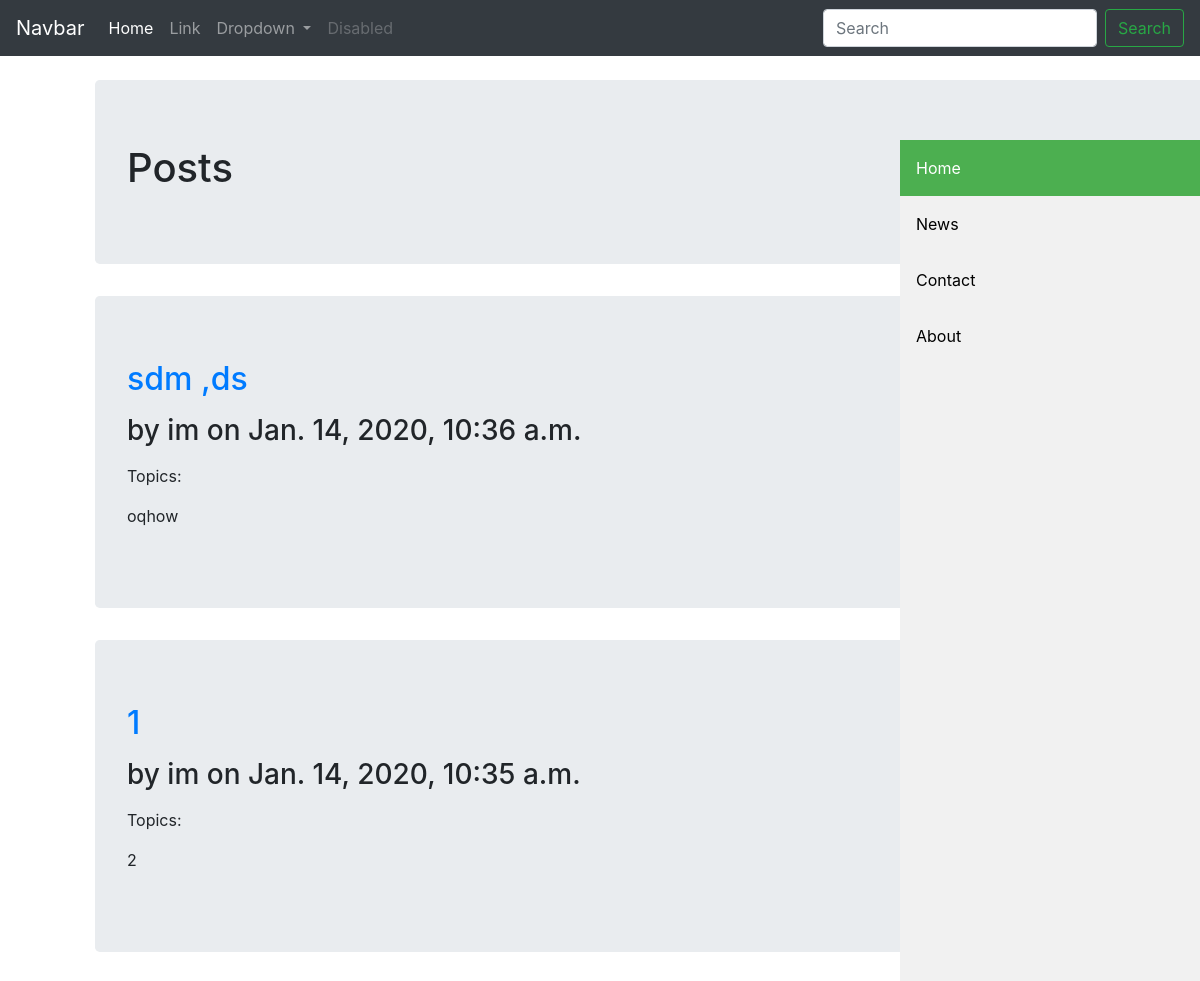
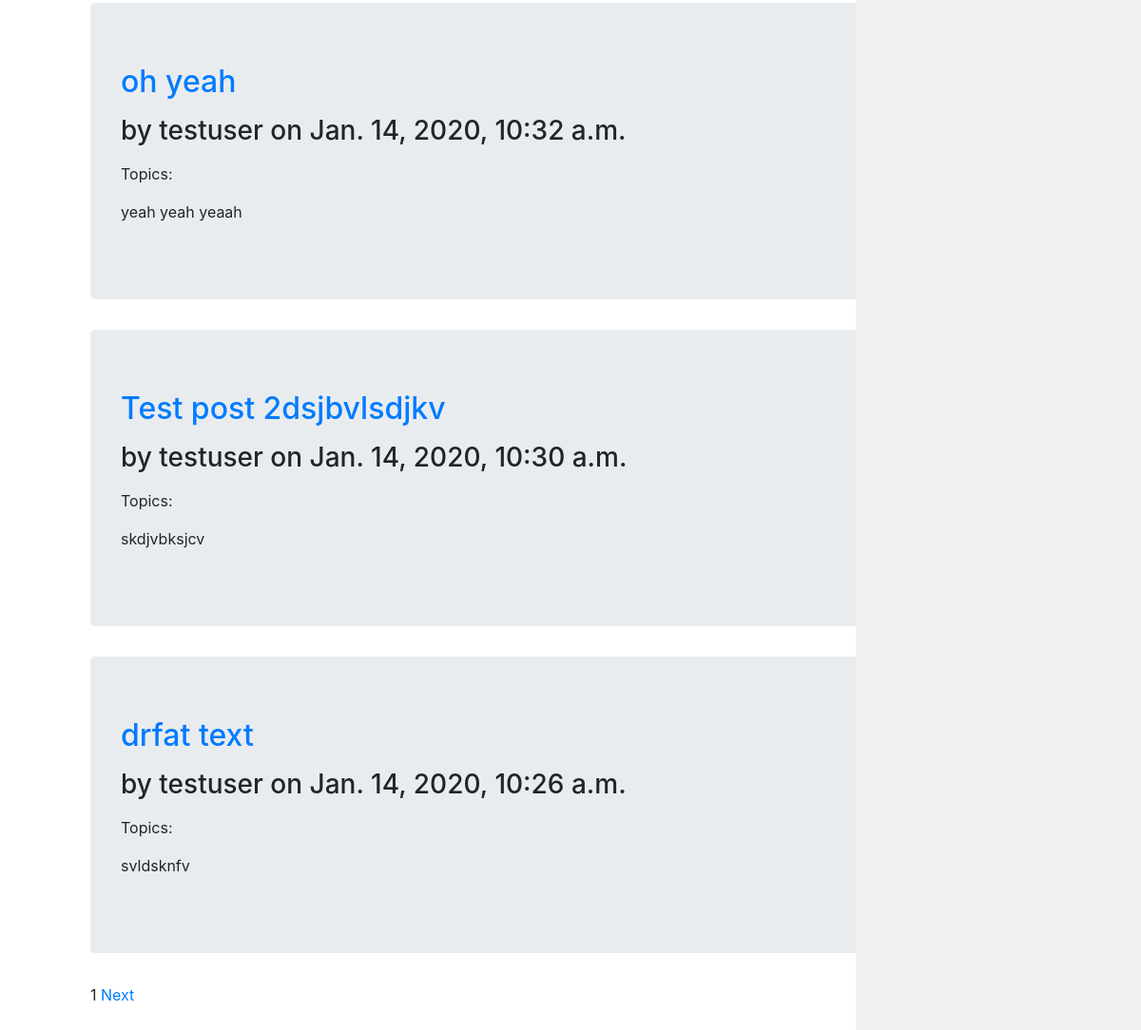
The app's page /posts/, older data (2 pictures, top to bottom).
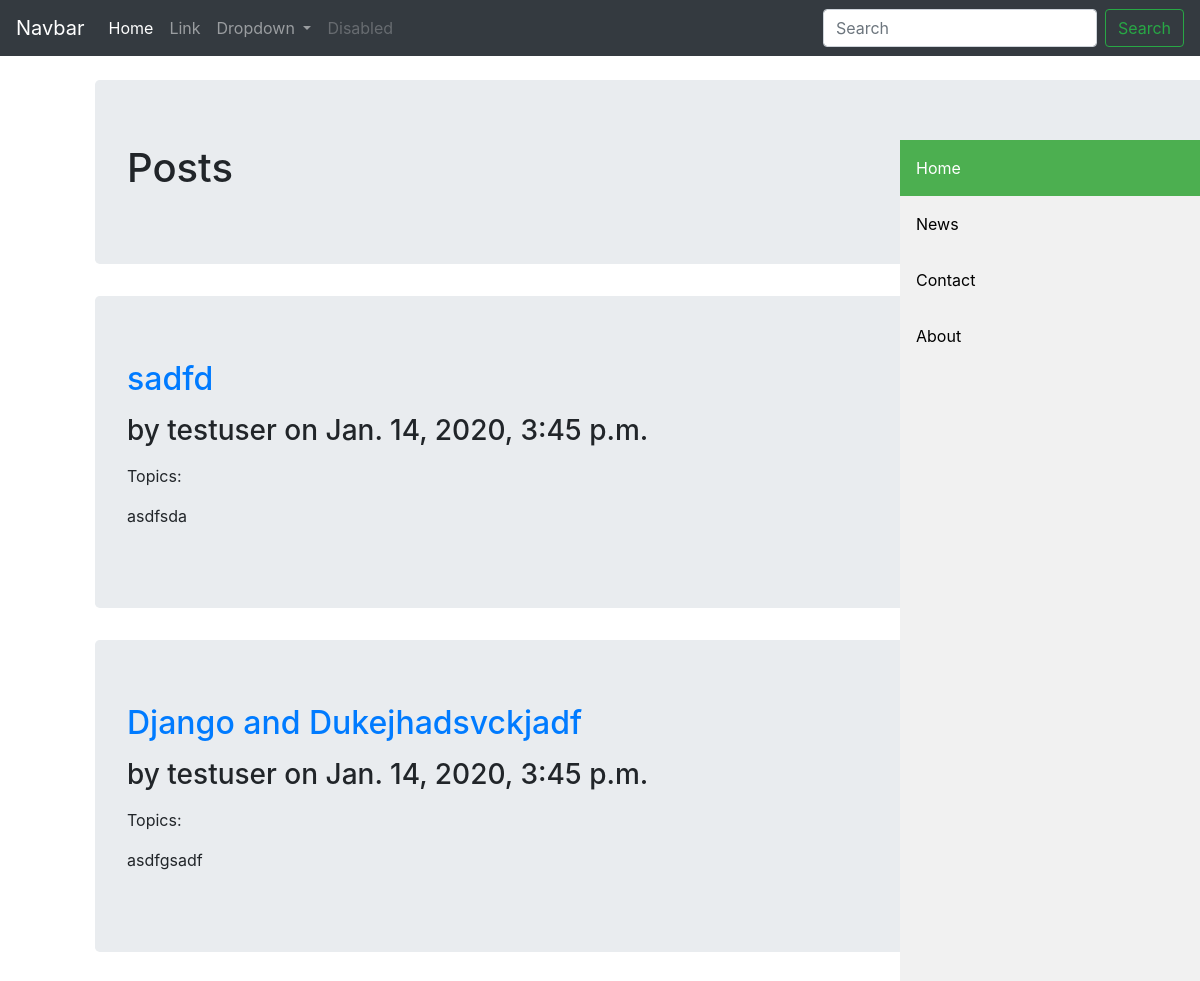
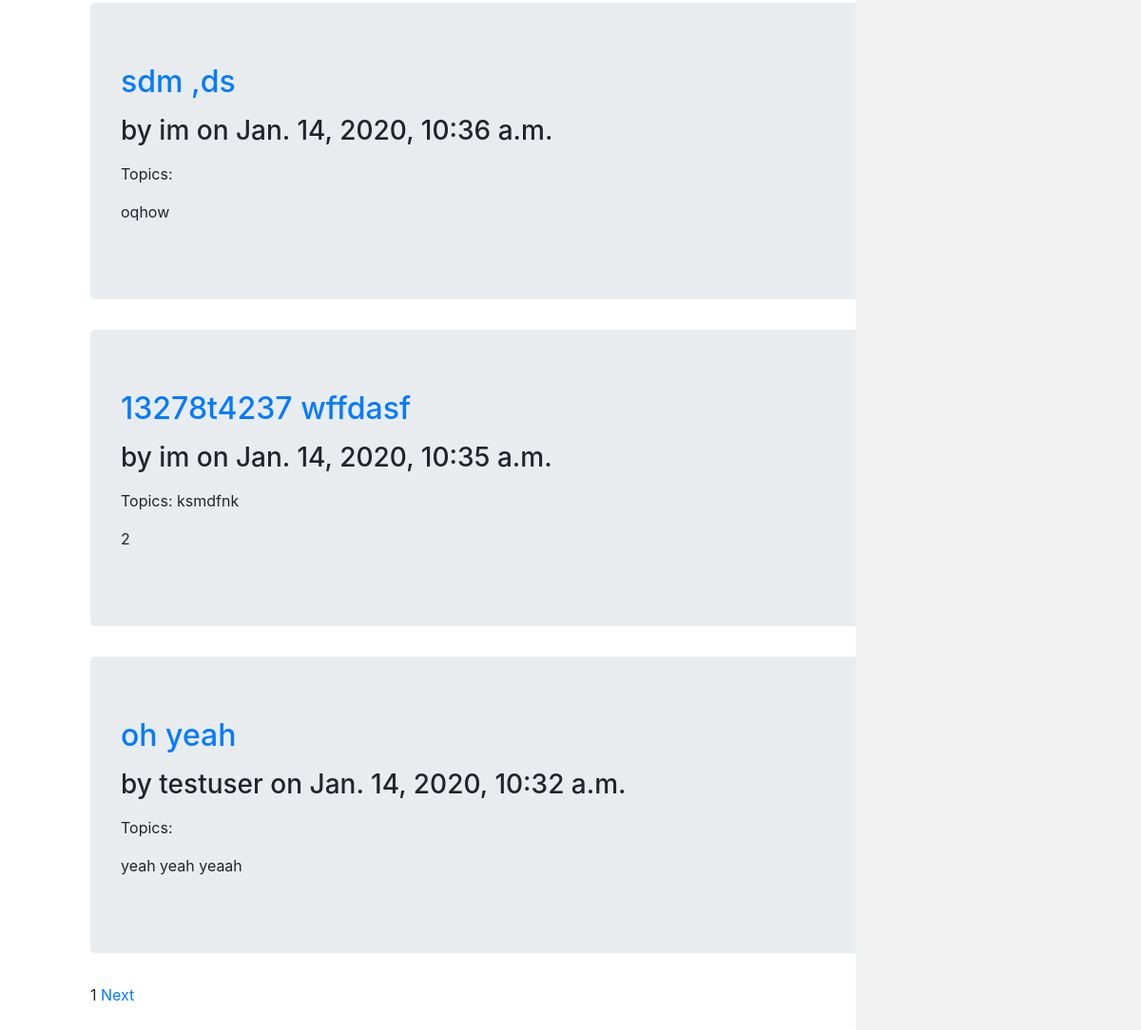
The same page, newer data (2 pictures, top to bottom).
### posts/models.py (models this page shows, shortened)
class Post(models.Model):
	STATUS_CHOICES = (('draft', 'Draft'), ('published', 'Published'),)
	title = models.CharField(max_length=250)
	slug = models.SlugField(max_length=250, unique=True)
	author = models.ForeignKey(User, on_delete=models.CASCADE, related_name='posts')
	body = models.TextField()
	publish = models.DateTimeField(default=timezone.now)
	created = models.DateTimeField(auto_now_add=True)
	updated = models.DateTimeField(auto_now=True)
	status = models.CharField(max_length=10, choices=STATUS_CHOICES, default='draft')
	objects = models.Manager()
	published = PublishedManager()
	drafts = DraftManager()
	topics = TaggableManager()
	class Meta:
		ordering = ('-publish',)
	def get_absolute_url(self):
		return reverse('posts:post_detail', args=[self.pk, self.slug])

### posts/views.py (the view)
# urls.py: path('', views.posts_home, name='posts_home'),
def posts_home(request):
	object_list = Post.published.all()
	paginator = Paginator(object_list, 5)
	page = request.GET.get('page')
	try:
		posts = paginator.page(page)
	except PageNotAnInteger:
		posts = paginator.page(1)
	except EmptyPage:
		posts = paginator.page(paginator.num_pages)
	return render(request, 'posts/posts_home.html', {'posts':posts, 'page': page})

### posts/models.py (called while the page is built)
	def get_queryset(self):
		return super(PublishedManager, self).get_queryset().filter(status='published')

### posts/templatetags/posts_tags.py (called while the page is built)
@register.filter(name='markdown')
def markdown_format(text):
	return mark_safe(markdown.markdown(text))

### templates/posts/posts_home.html (shortened to what this page needs)
{%extends 'base.html'%}
{%load posts_tags%}
{%block content%}
<h1>Posts</h1>
{%endblock%}
{%block content_no_jt%}
{%for post in posts%}
<div class="jumbotron">
	<a href="{{ post.get_absolute_url }}"><h2>{{post.title}}</h2></a>
<p>
	<h3> by {{post.author}} on {{post.publish}}</h3>
</p>
<p>Topics: {{post.topics.all|join:", "}}</p>
{{post.body|markdown|truncatewords_html:10}}
</div>
{%endfor%}
{%include 'posts/pagination.html' with page=posts%}
{%endblock%}

Row changes from the older to the newer data that the page shows:
no longer on this page (row unchanged): Post: title "Test post 2dsjbvlsdjkv", author "testuser", publish "Jan. 14, 2020, 10:30 a.m.", body "skdjvbksjcv"
no longer on this page (row unchanged): Post: title "drfat text", author "testuser", publish "Jan. 14, 2020, 10:26 a.m.", body "svldsknfv"
added Post: title "sadfd", author "testuser", publish "Jan. 14, 2020, 3:45 p.m.", body "asdfsda"
added Post: title "Django and Dukejhadsvckjadf", author "testuser", publish "Jan. 14, 2020, 3:45 p.m.", body "asdfgsadf"
changed Post: title "1" → "13278t4237 wffdasf"; topics.all (not shown) → "ksmdfnk"
